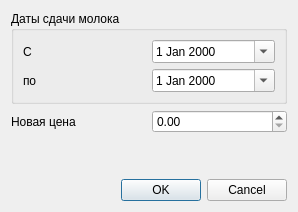
<?xml version="1.0" encoding="UTF-8"?>
<ui version="4.0">
 <class>UpdatePriceDialog</class>
 <widget class="QDialog" name="UpdatePriceDialog">
  <property name="geometry">
   <rect>
    <x>0</x>
    <y>0</y>
    <width>298</width>
    <height>212</height>
   </rect>
  </property>
  <property name="windowTitle">
   <string>Изменение цены за период</string>
  </property>
  <property name="modal">
   <bool>true</bool>
  </property>
  <layout class="QGridLayout" name="gridLayout_2">
   <item row="0" column="0" colspan="2">
    <widget class="QGroupBox" name="groupBoxDates">
     <property name="title">
      <string>Даты сдачи молока</string>
     </property>
     <layout class="QGridLayout" name="gridLayout">
      <item row="0" column="0">
       <widget class="QLabel" name="label">
        <property name="text">
         <string>С</string>
        </property>
       </widget>
      </item>
      <item row="0" column="1">
       <widget class="QDateEdit" name="dateEditFrom">
        <property name="calendarPopup">
         <bool>true</bool>
        </property>
       </widget>
      </item>
      <item row="1" column="0">
       <widget class="QLabel" name="label_2">
        <property name="text">
         <string>по</string>
        </property>
       </widget>
      </item>
      <item row="1" column="1">
       <widget class="QDateEdit" name="dateEditTo">
        <property name="calendarPopup">
         <bool>true</bool>
        </property>
       </widget>
      </item>
     </layout>
    </widget>
   </item>
   <item row="1" column="0">
    <widget class="QLabel" name="label_3">
     <property name="text">
      <string>Новая цена</string>
     </property>
    </widget>
   </item>
   <item row="1" column="1">
    <widget class="QDoubleSpinBox" name="doubleSpinBoxNewPrice"/>
   </item>
   <item row="3" column="0" colspan="2">
    <widget class="QDialogButtonBox" name="buttonBox">
     <property name="orientation">
      <enum>Qt::Horizontal</enum>
     </property>
     <property name="standardButtons">
      <set>QDialogButtonBox::Cancel|QDialogButtonBox::Ok</set>
     </property>
    </widget>
   </item>
   <item row="2" column="0">
    <spacer name="verticalSpacer">
     <property name="orientation">
      <enum>Qt::Vertical</enum>
     </property>
     <property name="sizeHint" stdset="0">
      <size>
       <width>20</width>
       <height>40</height>
      </size>
     </property>
    </spacer>
   </item>
  </layout>
 </widget>
 <resources/>
 <connections>
  <connection>
   <sender>buttonBox</sender>
   <signal>accepted()</signal>
   <receiver>UpdatePriceDialog</receiver>
   <slot>accept()</slot>
   <hints>
    <hint type="sourcelabel">
     <x>248</x>
     <y>254</y>
    </hint>
    <hint type="destinationlabel">
     <x>157</x>
     <y>274</y>
    </hint>
   </hints>
  </connection>
  <connection>
   <sender>buttonBox</sender>
   <signal>rejected()</signal>
   <receiver>UpdatePriceDialog</receiver>
   <slot>reject()</slot>
   <hints>
    <hint type="sourcelabel">
     <x>316</x>
     <y>260</y>
    </hint>
    <hint type="destinationlabel">
     <x>286</x>
     <y>274</y>
    </hint>
   </hints>
  </connection>
 </connections>
</ui>
